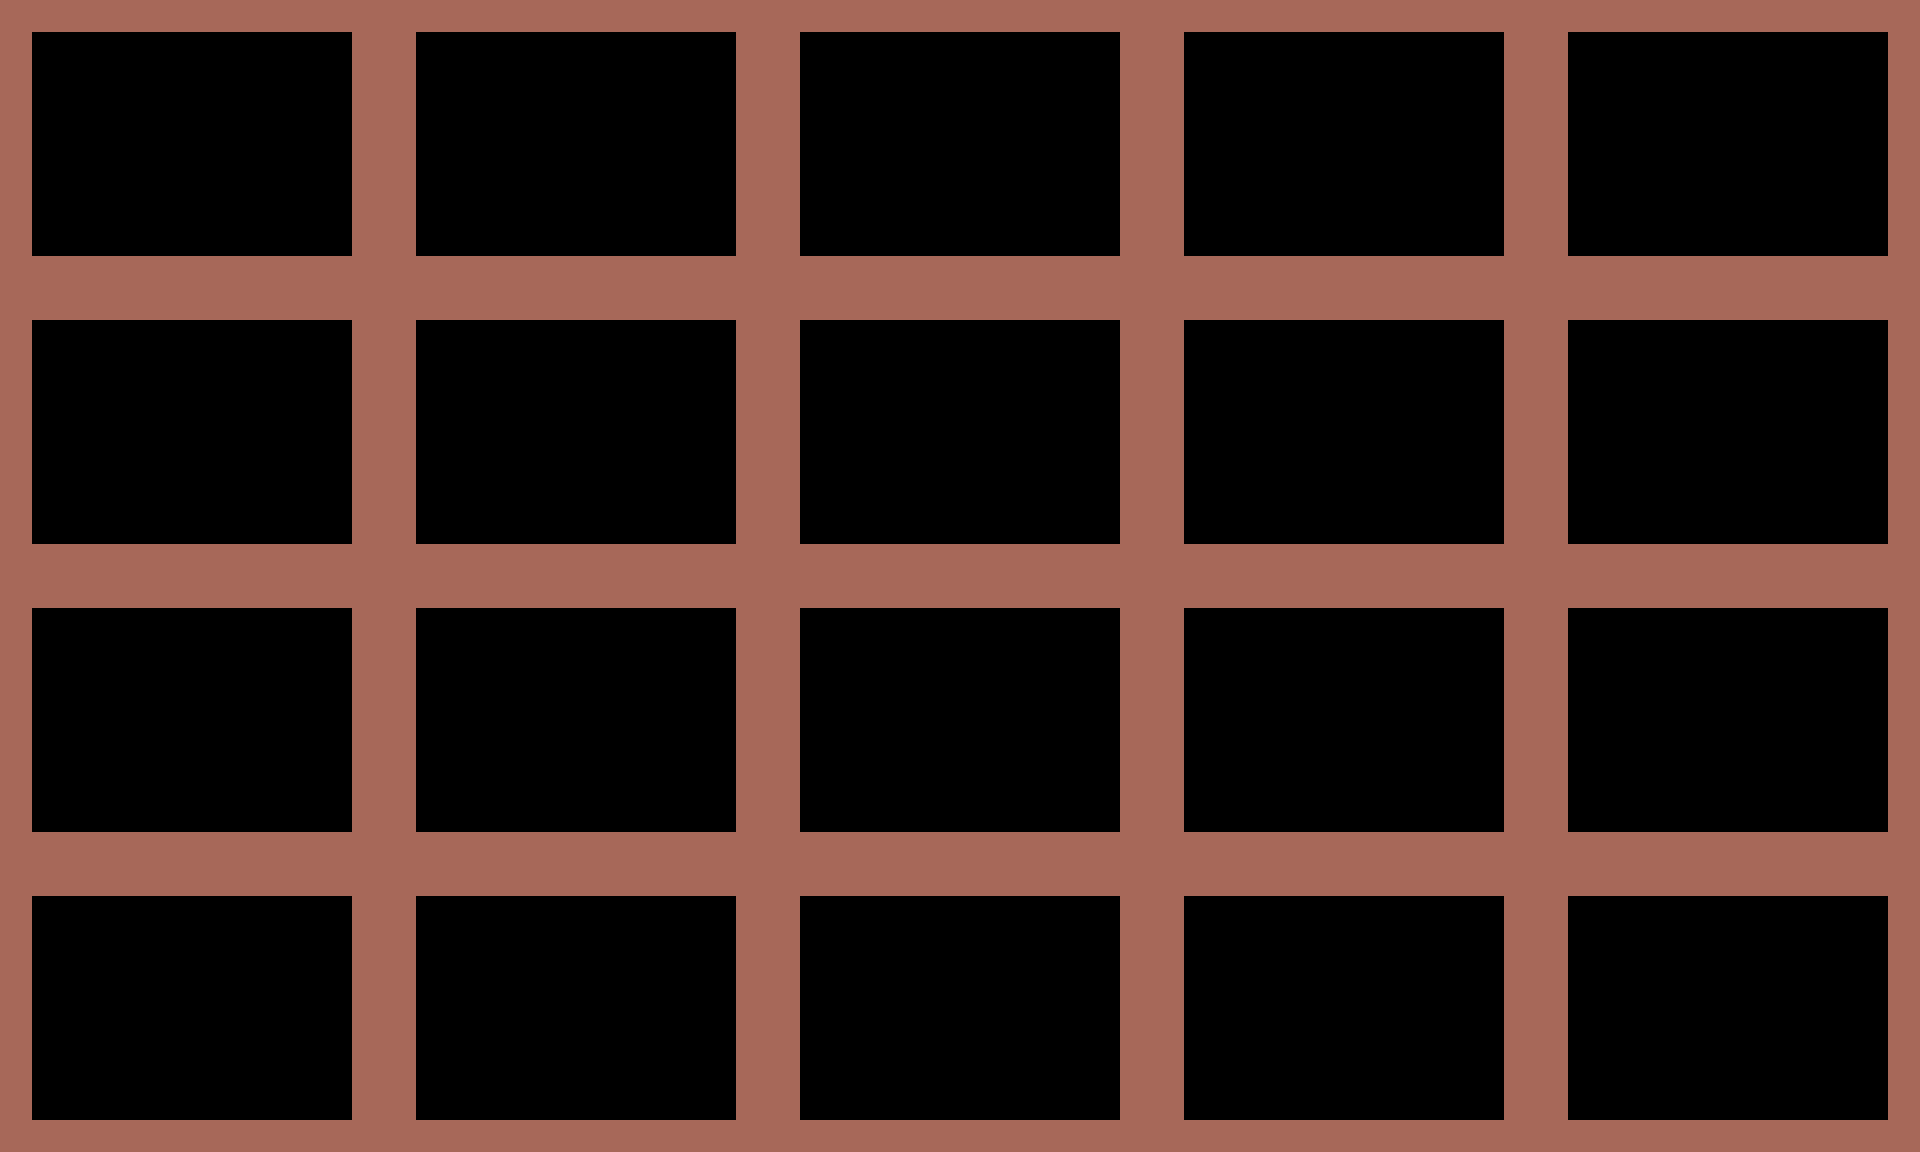

This is a level from a 2D game, rendered from its Tiled map with the project's own tilesets. A one-line summary and the map file follow, with tile-layer data summarised:
An orthogonal 120x72 tile map with 16x16 px tiles, 4 tile layers (back, wall, block, decor), 2 tilesets and 20 objects (20x area).

<map version="1.11" tiledversion="1.11.0" orientation="orthogonal" renderorder="right-down" width="120" height="72" tilewidth="16" tileheight="16" infinite="0" nextlayerid="9" nextobjectid="41">
 <tileset firstgid="1" source="../tilesets/dev.tsx" />
 <tileset firstgid="22" source="../tilesets/misc.tsx" />
 <layer id="7" name="back" width="120" height="72">
  <data>[8640 cells, 0 non-empty, 0 distinct tile ids]</data>
 </layer>
 <layer id="1" name="wall" width="120" height="72">
  <data>[8640 cells, 0 non-empty, 0 distinct tile ids]</data>
 </layer>
 <layer id="2" name="block" width="120" height="72">
  <data>[8640 cells, 3040 non-empty, 1 distinct tile ids]</data>
 </layer>
 <layer id="3" name="decor" width="120" height="72">
  <data>[8640 cells, 0 non-empty, 0 distinct tile ids]</data>
 </layer>
 <objectgroup id="4" name="objects" />
 <objectgroup id="5" name="characters" />
 <objectgroup id="6" name="phys" />
 <objectgroup id="8" name="camera">
  <object id="1" type="area" x="0" y="0" width="384" height="288" />
  <object id="2" type="area" x="384" y="0" width="384" height="288" />
  <object id="3" type="area" x="0" y="288" width="384" height="288" />
  <object id="4" type="area" x="384" y="288" width="384" height="288" />
  <object id="5" type="area" x="0" y="576" width="384" height="288" />
  <object id="6" type="area" x="384" y="576" width="384" height="288" />
  <object id="7" type="area" x="0" y="864" width="384" height="288" />
  <object id="8" type="area" x="384" y="864" width="384" height="288" />
  <object id="9" type="area" x="768" y="0" width="384" height="288" />
  <object id="10" type="area" x="1152" y="0" width="384" height="288" />
  <object id="11" type="area" x="768" y="288" width="384" height="288" />
  <object id="12" type="area" x="1152" y="288" width="384" height="288" />
  <object id="13" type="area" x="768" y="576" width="384" height="288" />
  <object id="14" type="area" x="1152" y="576" width="384" height="288" />
  <object id="15" type="area" x="768" y="864" width="384" height="288" />
  <object id="16" type="area" x="1152" y="864" width="384" height="288" />
  <object id="17" type="area" x="1536" y="0" width="384" height="288" />
  <object id="18" type="area" x="1536" y="288" width="384" height="288" />
  <object id="19" type="area" x="1536" y="576" width="384" height="288" />
  <object id="20" type="area" x="1536" y="864" width="384" height="288" />
 </objectgroup>
</map>
